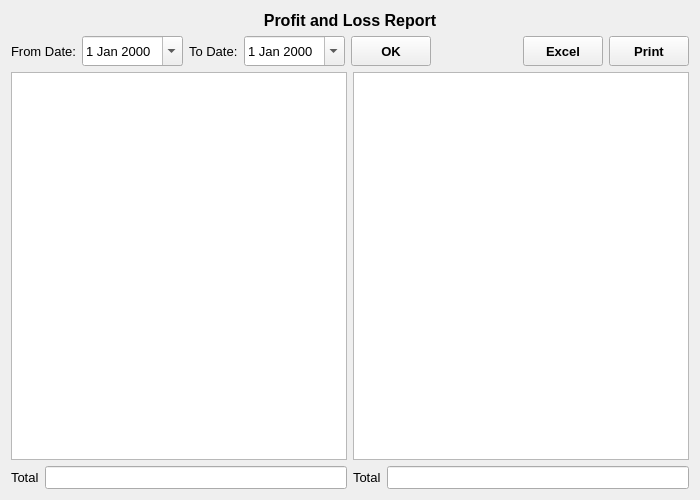
<?xml version="1.0" encoding="UTF-8"?>
<ui version="4.0">
 <class>ProfitAndLossReport</class>
 <widget class="QWidget" name="ProfitAndLossReport">
  <property name="geometry">
   <rect>
    <x>0</x>
    <y>0</y>
    <width>700</width>
    <height>500</height>
   </rect>
  </property>
  <property name="font">
   <font>
    <family>Microsoft YaHei UI</family>
    <pointsize>10</pointsize>
   </font>
  </property>
  <property name="windowTitle">
   <string>Form</string>
  </property>
  <layout class="QVBoxLayout" name="verticalLayout_3">
   <item>
    <widget class="QLabel" name="label">
     <property name="font">
      <font>
       <pointsize>12</pointsize>
       <weight>75</weight>
       <bold>true</bold>
      </font>
     </property>
     <property name="text">
      <string>Profit and Loss Report</string>
     </property>
     <property name="alignment">
      <set>Qt::AlignCenter</set>
     </property>
    </widget>
   </item>
   <item>
    <layout class="QHBoxLayout" name="horizontalLayout" stretch="0,0,0,0,0,0,0,0">
     <item>
      <widget class="QLabel" name="fromDateLabel">
       <property name="text">
        <string>From Date:</string>
       </property>
      </widget>
     </item>
     <item>
      <widget class="QDateEdit" name="fromDateDateEdit">
       <property name="minimumSize">
        <size>
         <width>0</width>
         <height>30</height>
        </size>
       </property>
       <property name="calendarPopup">
        <bool>true</bool>
       </property>
      </widget>
     </item>
     <item>
      <widget class="QLabel" name="toDateLabel">
       <property name="text">
        <string>To Date:</string>
       </property>
      </widget>
     </item>
     <item>
      <widget class="QDateEdit" name="toDateDateEdit">
       <property name="minimumSize">
        <size>
         <width>0</width>
         <height>30</height>
        </size>
       </property>
       <property name="calendarPopup">
        <bool>true</bool>
       </property>
      </widget>
     </item>
     <item>
      <widget class="QToolButton" name="OKButton">
       <property name="minimumSize">
        <size>
         <width>80</width>
         <height>30</height>
        </size>
       </property>
       <property name="font">
        <font>
         <weight>75</weight>
         <bold>true</bold>
        </font>
       </property>
       <property name="text">
        <string>OK</string>
       </property>
      </widget>
     </item>
     <item>
      <spacer name="horizontalSpacer">
       <property name="orientation">
        <enum>Qt::Horizontal</enum>
       </property>
       <property name="sizeHint" stdset="0">
        <size>
         <width>40</width>
         <height>20</height>
        </size>
       </property>
      </spacer>
     </item>
     <item>
      <widget class="QToolButton" name="excelButton">
       <property name="minimumSize">
        <size>
         <width>80</width>
         <height>30</height>
        </size>
       </property>
       <property name="font">
        <font>
         <weight>75</weight>
         <bold>true</bold>
        </font>
       </property>
       <property name="text">
        <string>Excel</string>
       </property>
      </widget>
     </item>
     <item>
      <widget class="QToolButton" name="printButton">
       <property name="minimumSize">
        <size>
         <width>80</width>
         <height>30</height>
        </size>
       </property>
       <property name="font">
        <font>
         <weight>75</weight>
         <bold>true</bold>
        </font>
       </property>
       <property name="text">
        <string>Print</string>
       </property>
      </widget>
     </item>
    </layout>
   </item>
   <item>
    <layout class="QHBoxLayout" name="horizontalLayout_4">
     <item>
      <layout class="QVBoxLayout" name="verticalLayout_2">
       <item>
        <widget class="QTableWidget" name="leftTableWidget">
         <property name="selectionBehavior">
          <enum>QAbstractItemView::SelectRows</enum>
         </property>
        </widget>
       </item>
       <item>
        <layout class="QHBoxLayout" name="horizontalLayout_2">
         <item>
          <widget class="QLabel" name="label_2">
           <property name="text">
            <string>Total</string>
           </property>
          </widget>
         </item>
         <item>
          <widget class="QLineEdit" name="leftTotallineEdit"/>
         </item>
        </layout>
       </item>
      </layout>
     </item>
     <item>
      <layout class="QVBoxLayout" name="verticalLayout">
       <item>
        <widget class="QTableWidget" name="rightTableWidget">
         <property name="selectionBehavior">
          <enum>QAbstractItemView::SelectRows</enum>
         </property>
        </widget>
       </item>
       <item>
        <layout class="QHBoxLayout" name="horizontalLayout_3">
         <item>
          <widget class="QLabel" name="label_3">
           <property name="text">
            <string>Total</string>
           </property>
          </widget>
         </item>
         <item>
          <widget class="QLineEdit" name="rightTotallineEdit"/>
         </item>
        </layout>
       </item>
      </layout>
     </item>
    </layout>
   </item>
  </layout>
 </widget>
 <resources/>
 <connections/>
</ui>
